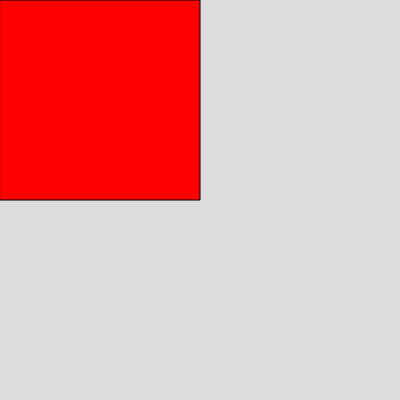
Frame 1 (no input)
Frame 60 (no input): identical to frame 1, image omitted
Frame 120 (the mouse pressed at the canvas centre since frame 60): blank canvas, image omitted

The p5.js sketch that drew this single still picture (run headless with seeded random() and noise() and a simulated clock; from frame 60 on, the mouse is pressed at the canvas centre):

// p5.js sketch
// ── sketch.js
function setup() {
  createCanvas(400, 400);
}

function draw() {
  background(220);
  
  let mousePosX = mouseX;
  let mousePosY = mouseY;

  if (mousePosX < width / 2 && mousePosY < height / 2) {
    fill(255, 0, 0);
    rect(0, 0, width / 2, height / 2);
  } 
  
  if (mousePosX > width / 2 && mousePosY < height / 2) {
    fill(0, 255, 0);
    rect(width / 2, 0, width / 2, height / 2);
  } 
  
  if (mousePosX < width / 2 && mousePosY > height / 2) {
    fill(0, 0, 255);
    rect(0, height / 2, width / 2, height / 2);
  } 
  
  if (mousePosX > width / 2 && mousePosY > height / 2) {
    fill(255, 255, 0);
    rect(width / 2, height / 2, width / 2, height / 2);
  } 
}
